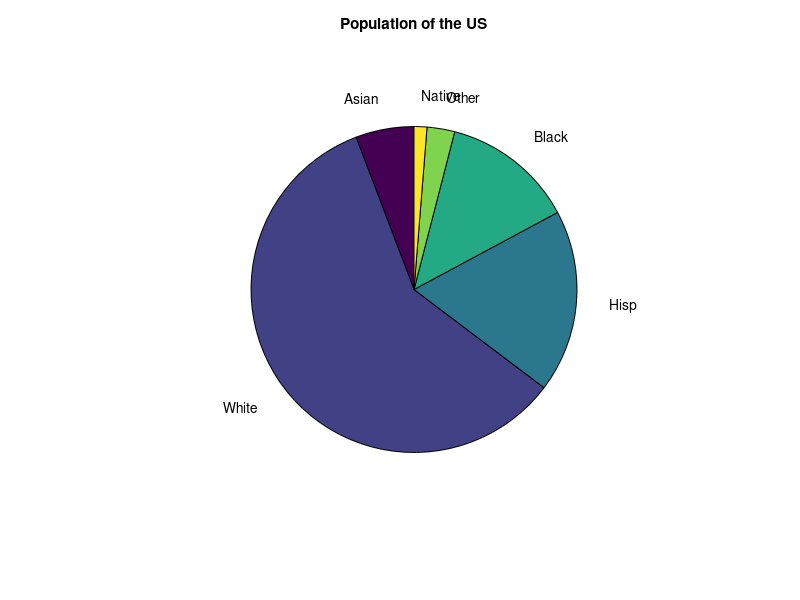

The MATLAB script that drew this image:
% this portion was done by Sarah
X = [5.9 60.1 18.5 13.4 2.8 1.3]; % generic US population pie chart
% data from census
% census data was only hard coding
labels = {'Asian', 'White', 'Hisp', 'Black', 'Other', 'Native'};
pie(X, labels)
title('Population of the US')